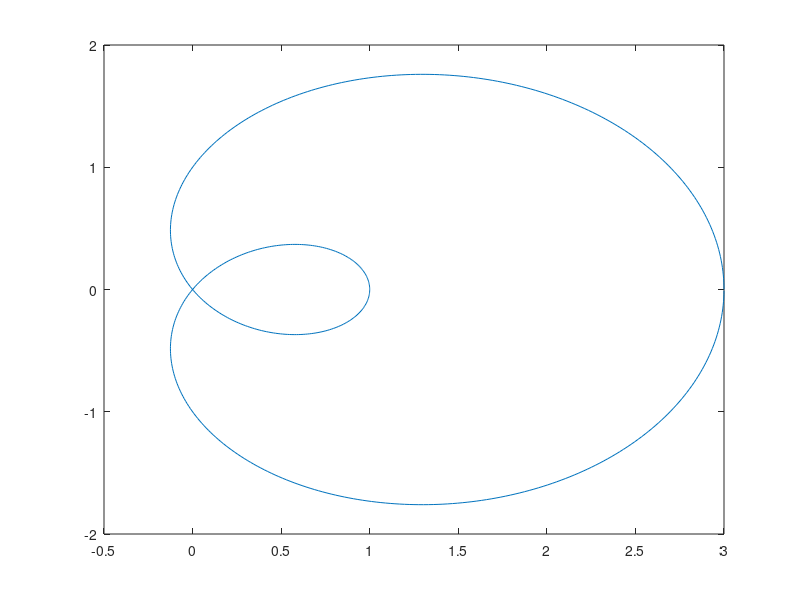

Source code (MATLAB):
get_x= @(theta) (2*cos(theta)+1).*cos(theta);
get_y= @(theta) (2*cos(theta)+1).*sin(theta);
x=get_x((0:0.01:2*pi));
y=get_y((0:0.01:2*pi));
plot(x,y)
